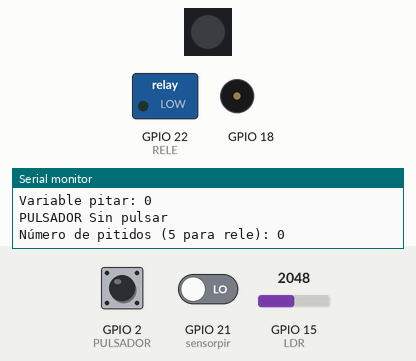
A program run on a simulated ESP32. Parts: 1 RGB LEDs in strip order, left to right, switched loads named in the program (green lamp = pin HIGH), buzzer (waves = sounding), the last lines printed to the serial monitor. The test bench sets the inputs (shaded band); at power-on: GPIO 15 (LDR) = 2048, GPIO 21 (sensorpir) LOW, GPIO 2 (PULSADOR) LOW (analog values on the 0–4095 scale). Dim RGB values are drawn brighter than linear.

Above: at 6.2 s.
6.3 s: GPIO 15 (LDR) set to 80
8.3 s: GPIO 21 (sensorpir) driven HIGH
At 10.0 s:
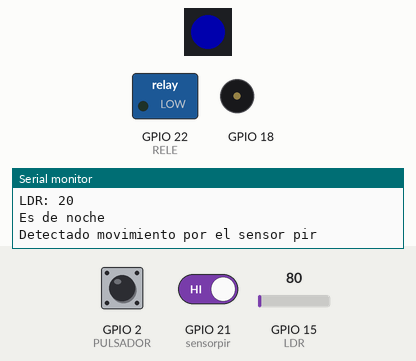
11.6 s: GPIO 2 (PULSADOR) pulled HIGH for 1 s
At 15.4 s:
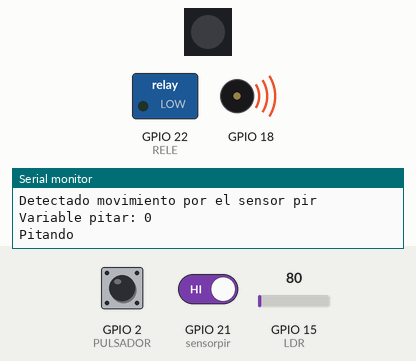
15.9 s: GPIO 2 (PULSADOR) pulled HIGH for 3.2 s
20.6 s: GPIO 21 (sensorpir) driven LOW
Timing chart, 0 to 23.6 s (numbered marks = the images above; inputs shaded):
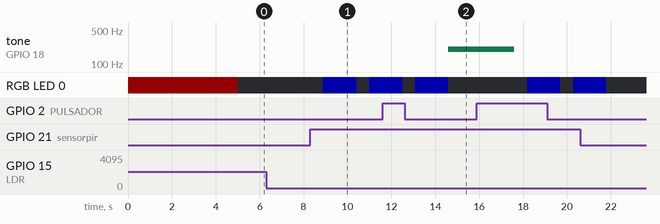

The program:

main.cpp
```cpp
#include <Arduino.h>

/////////////////////////LIBRERIAS
#include <Adafruit_NeoPixel.h> //Incluimos la libreria de Adafruit NeoPixel con la que controlaremos los LED.
#include <Adafruit_Sensor.h>
///////////////////////Definición de pines
#define PINLEDRGB 5 // pin data 12
#define NUMPIXELS 1 // numero de leds en la tira
#define LDR 15
#define PULSADOR 2
#define RELE 22
//////////////////////Definicion de variables
int num_mov = 0;
int inicio = 0;
int resettime = 30; // Periodo de tiempo en el que se resetea la cuenta de movimientos
int resetpito = 10;
boolean pitar = 0;   // Creamos una variable booleana que indica si debe o no pitar cada 10 segundos (apartado 4)
int num_pitidos = 0; // Numero de pitidos para activar el relé
byte sensorpir = 21; // pin de salida del sensor, en el Arduino es entrada.
////////////////////////////////////
Adafruit_NeoPixel pixels(NUMPIXELS, PINLEDRGB, NEO_GRB + NEO_KHZ800); // inicializamos el LED PIXEL
/////////////////////////////////////////////////

boolean check_ldr() // funcion LDR
{
    int data = 0;
    //////////////////////Leemos el LDR y salimos en serial
    data = analogRead(LDR); // Leemos el valor de LDR
    Serial.print("LDR: ");
    Serial.println(data);
    //////////////////////Valor LDR menor de 410
    if (data <= 80)
    {
        Serial.print("Es de noche\n");
        return 0;
    }
    ///////////////////////Valor LDR mayor de 410
    else if (data >= 120)
    {
        Serial.print("Es de dia\n");
        return 1;
    }
}

void pita() ///////// función del buzzer
{
    ledcWriteTone(0, 200);     // Realiza el pitido
    Serial.println("Pitando"); // Indicamos en Serial el pitido
    delay(3000);               // Durante 3 segundos
    ledcWriteTone(0, 0);       // Realiza el pitido
}

void check_movs() ////////////// Encaso de que se detecte movimiento 3 veces
{
    if (num_mov == 3)
    {
        pita();
        pitar = 1; // Hacemos que pite cada 10 segundos
    }
}

void check_rele() ////////////función rele
{
    if (num_pitidos == 5) ////////// Si se activa 5 veces el zumbador se activa el rele
    {
        num_pitidos = 0;
        digitalWrite(RELE, HIGH); // activa el relé
        Serial.println("Relé activado");
        delay(3000);
        digitalWrite(RELE, LOW); // cierra el relé
        Serial.println("Relé desactivado");
    }
}

void clean_led() /////////// funcion simple de limpieza del LED
{
    pixels.clear();                                 // limpiamos
    pixels.setPixelColor(0, pixels.Color(0, 0, 0)); // establecemos 20 (intensidad) en el nivel de verde de la matrz (R,G,B)
    pixels.show();                                  // Mostramos el color
}

void led_inicial() /////////// función del LED inicial dejandolo en rojo tenue
{
    pixels.clear();                                  // limpiamos
    pixels.setPixelColor(0, pixels.Color(20, 0, 0)); // establecemos 20 (intensidad) en el nivel de rojo de la matrz (R,G,B)
    pixels.show();                                   // Mostramos el color
    delay(5000);                                     // Hace una espera de 5 segundos con el LED en rojo.
    clean_led();
}

void setup()
{
    ////////////////////////////////////////////////// declaración de librerias
    ledcSetup(0, 1E5, 12); // Inicializamos el buzzer
    ledcAttachPin(18, 0);  // Establecemos el pin del buzzer
    /////////////////////////////////////////////////// declaración de pines
    pinMode(RELE, OUTPUT);
    pinMode(LDR, INPUT);
    pinMode(PULSADOR, INPUT);
    pinMode(sensorpir, INPUT); // declaramos los pines de entrada y salida del sensor
    //////////////////////////////////////////////////// Inicializamiento
    analogReadResolution(10); // Establecemos el rango a 10 bits para que vaya de 0 a 1024
    pixels.begin();           // Inicializamos el objeto "pixels"
    Serial.begin(9600);       // conf. velocidad del monitor Serial
    led_inicial();
    ///////////////////////////////////////////////////
}

void loop() ///////////////////////////// INICIO DEL CODIGO
{
    ////////////////////////////////////////////////////////////
    int secstime = millis() / 1000; // Temporizamos en segundos desde que inicia el programa

    Serial.println("");
    Serial.print("Tiempo total: ");
    Serial.println(secstime);

    int tiempo = resettime - secstime; // Creamos una variable que cuenta el tiempo para el siguiente reseteo

    Serial.print("Tiempo reset: ");
    Serial.println(tiempo);
    //////////////////////////////////////////////////////////////
    if (tiempo <= 1)
    {
        resettime = resettime + 30; // Cuando llegamos a 0 En el tiempo, cambiamos el reset time y reseteamos movimientos
        num_mov = 0;
    }

    ///////////////////////////////////////////////////////////////
    int tiempopitar = resetpito - secstime; // Contaremos para que cada 10 segundos se repita el pitido
    Serial.print("Tiempo reset pito: ");
    Serial.println(tiempopitar);
    if (tiempopitar <= 1)
    {
        resetpito = resetpito + 10;
    }
    //////////////////////////////////////////////////////////////////
    Serial.print("Movimientos: ");
    Serial.println(num_mov);
    //////////////////////////////////////////////////////////////////
    boolean umbral = check_ldr();
    /////////////////////////////////////////////////////////////////
    if (umbral == 0)
    {                                       // Si no supera el umbral:
        if (digitalRead(sensorpir) == HIGH) // Si el sensor realiza una lectura
        {
            num_mov++;
            Serial.println("Detectado movimiento por el sensor pir");
            pixels.clear();                                  // limpiamos el posible color anterior
            pixels.setPixelColor(0, pixels.Color(0, 0, 50)); // establecemos 50 (intensidad) en el nivel de verde de la matrz (R,G,B)
            pixels.show();                                   // Mostramos el color
            delay(1500);                                     // Hace una espera de 5 segundos con el LED en azul.
            clean_led();
        }
        else
        {
            Serial.println("Ya no se detecta movimiento");
            pixels.clear(); // limpiamos el posible color anterior
        }
    }
    ////////////////////////////////////////////////////////////////////
    Serial.print("Variable pitar: ");
    Serial.println(pitar);
    /////////////////////////////////////////////////////////////////////
    if (pitar == 0)
    { // Si pitar está desactivado, comprobamos si hay 3 movimientos
        check_movs();
    }
    else if (pitar == 1 && tiempopitar <= 1)
    {
        pita();        // Si pitar está activado, hacemos que pite cada 10 segundos
        num_pitidos++; // Añadimos 1 al contador de activación de relé
    }
    /////////////////////////////////////////////////////////////////////
    if (digitalRead(PULSADOR) == HIGH)
    {
        Serial.println("PULSADOR pulsado ");
        pitar = 0;
    }
    else
    {
        Serial.println("PULSADOR Sin pulsar "); // Si pulsamos el botón reseteamos la variable pitar para que deje de pitar cada 10.
    }
    ////////////////////////////////////////////////////////////////////////
    check_rele(); // Comprobamos si hay que activar la manguera (relé).
    Serial.print("Número de pitidos (5 para rele): ");
    Serial.println(num_pitidos);
    delay(500); // Pequeño delay para que descanse el controlador.
    Serial.println();
    Serial.println();
    Serial.println();
    Serial.println();
}
```

Measured:
- after the input at 8.3 s, RGB LED 0: off → RGB(0, 0, 50) after 0.60 s, → off 1.5 s later, → RGB(0, 0, 50) 0.58 s later
